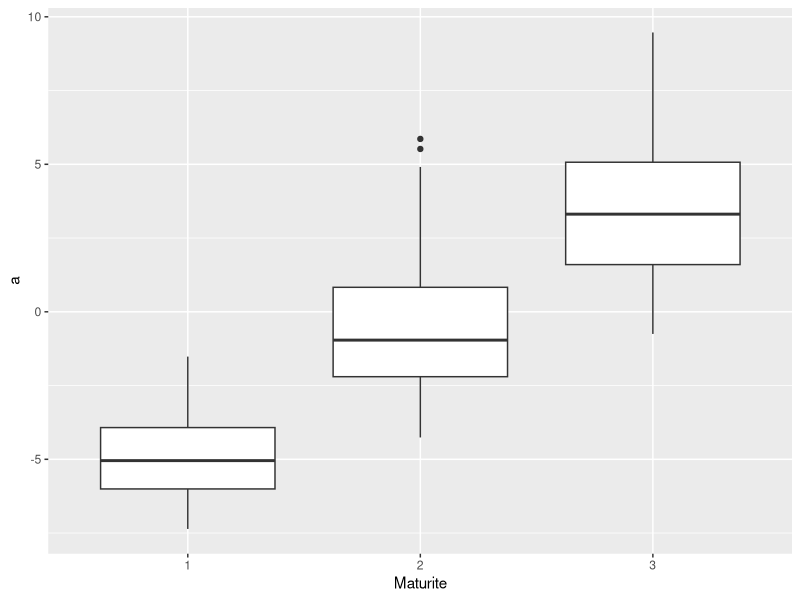
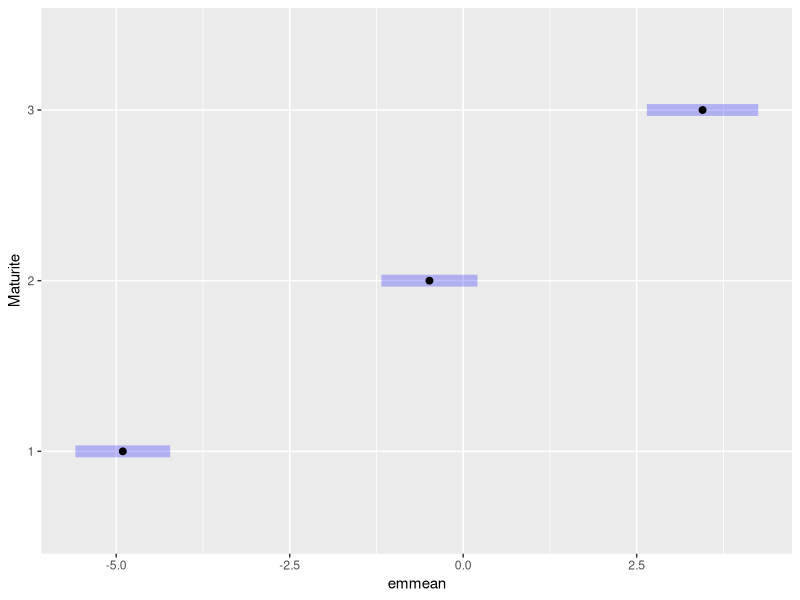
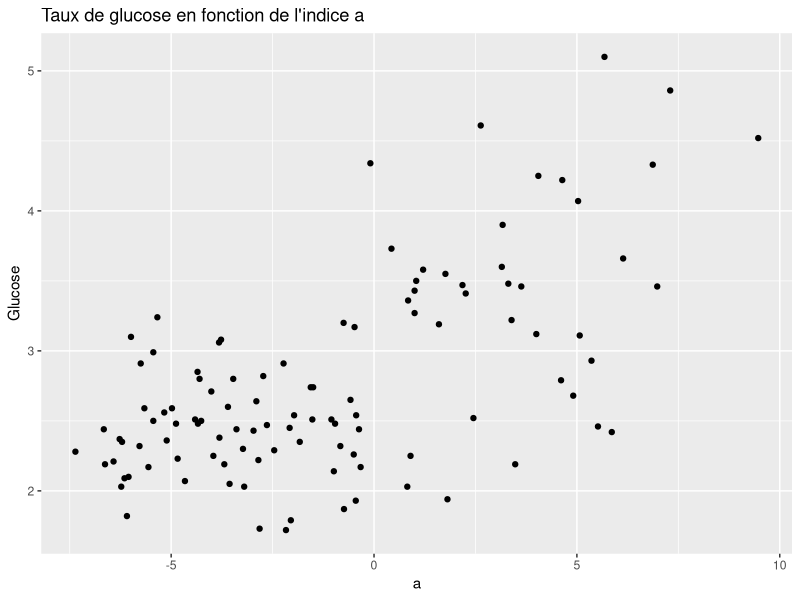
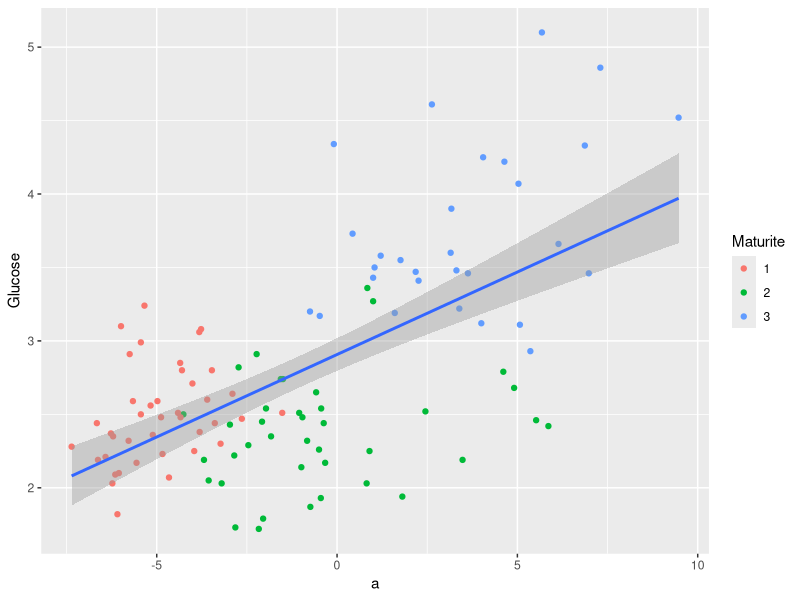
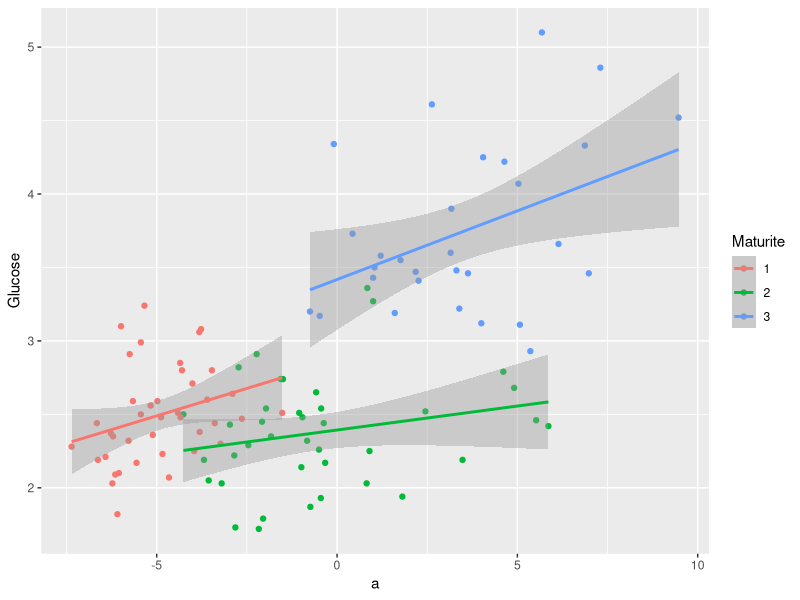

Source code (R) for these figures, in order:
## ---- chunk 1
knitr::opts_chunk$set(echo = FALSE, cache= TRUE, eval = TRUE, fig.show='hide', message = FALSE, warning = FALSE, results = 'hide' )
library(tidyverse)
library(kableExtra)
out_type <- knitr::opts_knit$get("rmarkdown.pandoc.to")
## ---- chunk 2
library(tidyverse)
library(emmeans)
abricots <- read.table(file = "abricotsSG.csv", sep = ";",
                       header = TRUE, 
                       stringsAsFactors = TRUE)
abricots <- abricots %>% mutate(Maturite=as.factor(Maturite))
summary(abricots)
## ---- chunk 3
abricots %>% ggplot() +
  geom_boxplot(aes(x = Maturite, y = a))
## ---- chunk 4
m1 <- lm(a~Maturite, data = abricots)
m0  <- lm(a~1, data = abricots)
anova(m0,m1)
## ---- chunk 5
maturite_comp <- emmeans(m1,  ~ Maturite )
pairs(maturite_comp, adjust = "bonf")
plot(maturite_comp)
## ---- chunk 6

abricots %>% ggplot() + 
  geom_point(aes(x=a, y=Glucose))  +
  ggtitle("Taux de glucose en fonction de l'indice a")
## ---- chunk 7
m_reg <- lm(Glucose ~ a , data = abricots)
summary(m_reg)
## ---- chunk 8
predict(m_reg, newdata = data.frame(a=5), interval = 'confidence')
## ---- chunk 9
predict(m_reg, newdata = data.frame(a=5), interval = "prediction")
## ---- chunk 10
abricots %>% 
   ggplot() + 
   geom_point(aes(x= a, y = Glucose, col = Maturite)) +
   geom_smooth(method = "lm", aes(x = a , y = Glucose))
## ---- chunk 11
m_maturite_a <- lm(Glucose ~ Maturite + a + Maturite:a, data = abricots)
## ---- chunk 12
abricots %>% 
   ggplot() + 
   geom_point(aes(x= a, y = Glucose, col = Maturite)) +
   geom_smooth(method = "lm", aes(x = a , y = Glucose, col = Maturite))

anova(m_maturite_a)
## ---- chunk 13
m_maturite_a_nointer <- lm(Glucose ~ Maturite + a , data = abricots)
## ---- chunk 14
predict(m_maturite_a_nointer, newdata = data.frame(a=5, Maturite = "2"), interval = "confidence")
predict(m_maturite_a_nointer, newdata = data.frame(a=5, Maturite = "3"), interval = "confidence")
